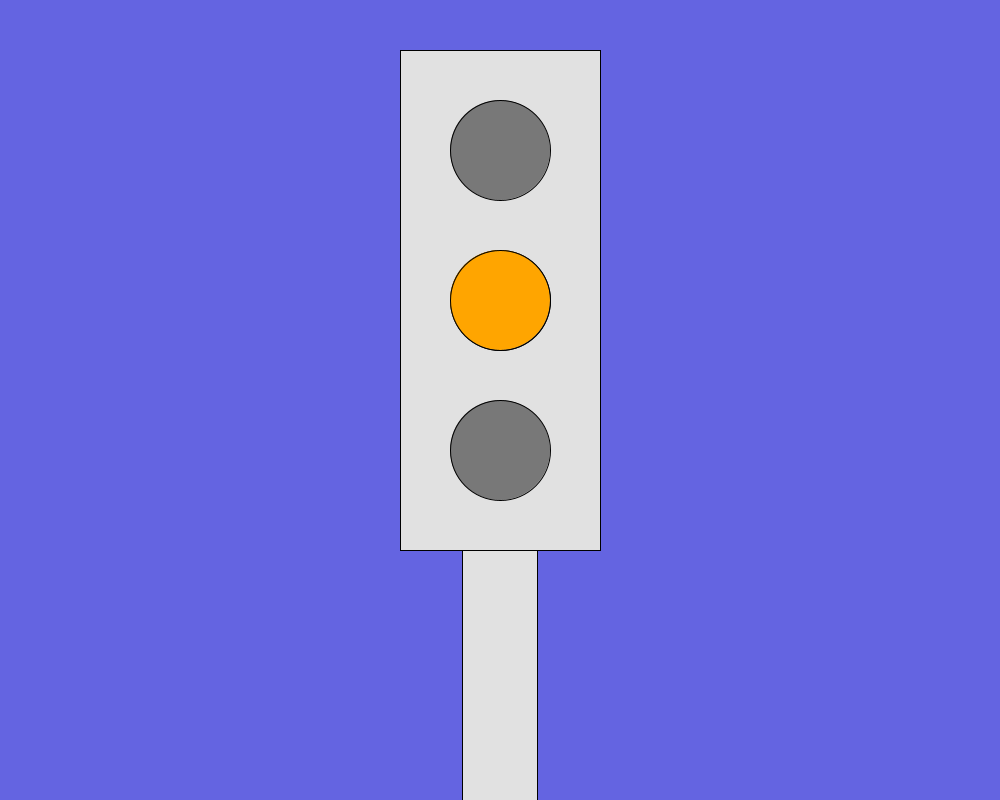
Frame 1 (no input)
Frame 60 (the mouse pressed at the canvas centre just before this capture): identical to frame 1, image omitted
Frame 120 (the mouse held since frame 60 and released just before this capture): identical to frame 1, image omitted

The Processing sketch that drew this single still picture (run headless with seeded random() and noise(); from frame 60 on, the mouse is pressed at the canvas centre):

// Processing sketch: sketch_6_6
// ── sketch_6_6.pde
int stand = 2;

void setup() {
  size(1000, 800);
}

void draw() {
  background(100, 100, 225);

  // paal en kast
  fill(225, 225, 225);
  rect(400, 50, 200, 500);
  rect(462, 550, 75, 350);

  // alle lampen eerst grijs
  fill(120);
  ellipse(500, 150, 100, 100);
  ellipse(500, 300, 100, 100);
  ellipse(500, 450, 100, 100);

  if (stand == 1) {
    fill(225, 0, 0);          
    ellipse(500, 150, 100, 100);
  } else if (stand == 2) {
    fill(255, 165, 0);        
    ellipse(500, 300, 100, 100);
  } else {
    fill(0, 225, 0);          
    ellipse(500, 450, 100, 100);
  }
}
